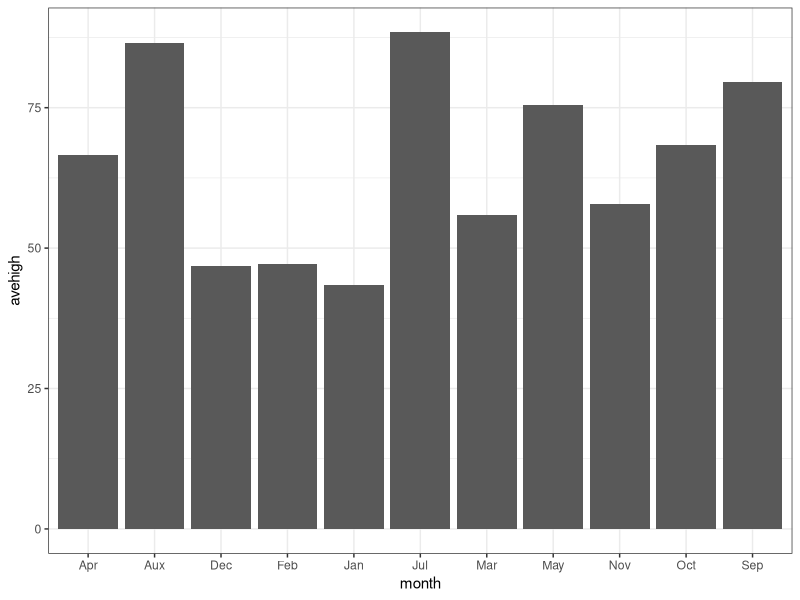
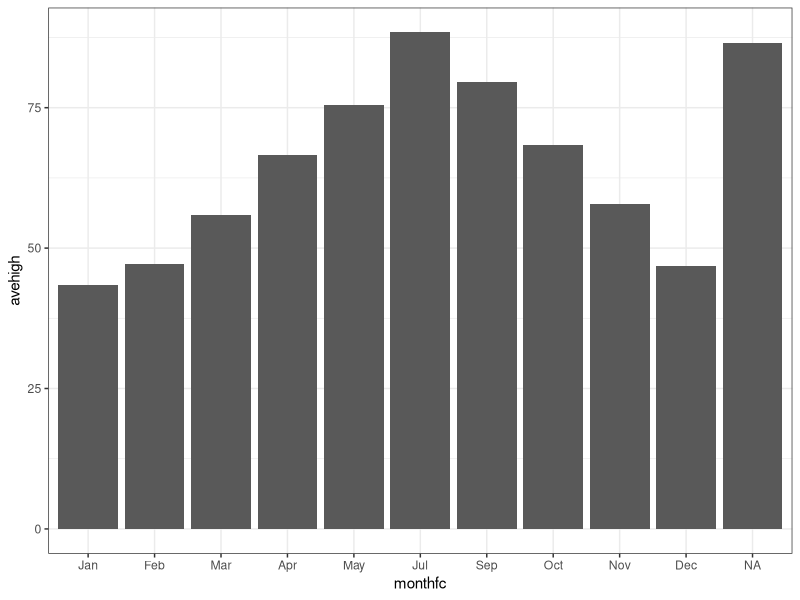
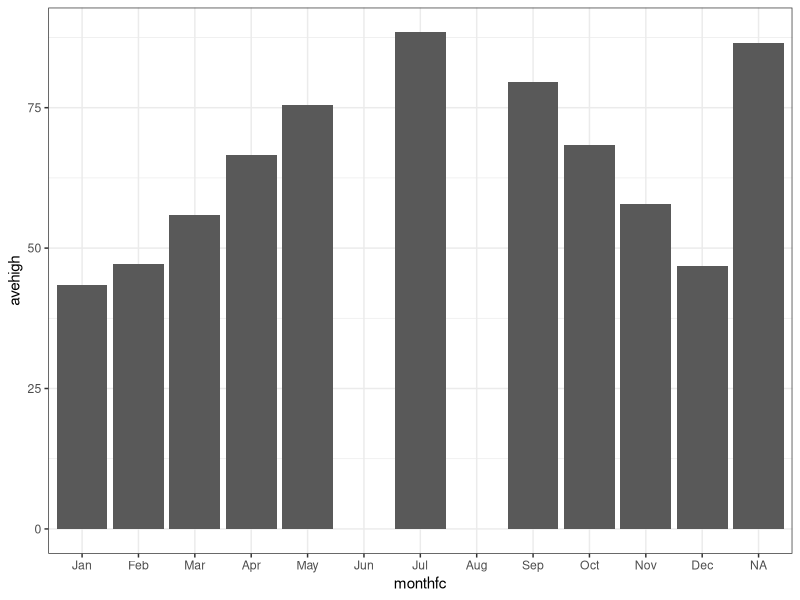
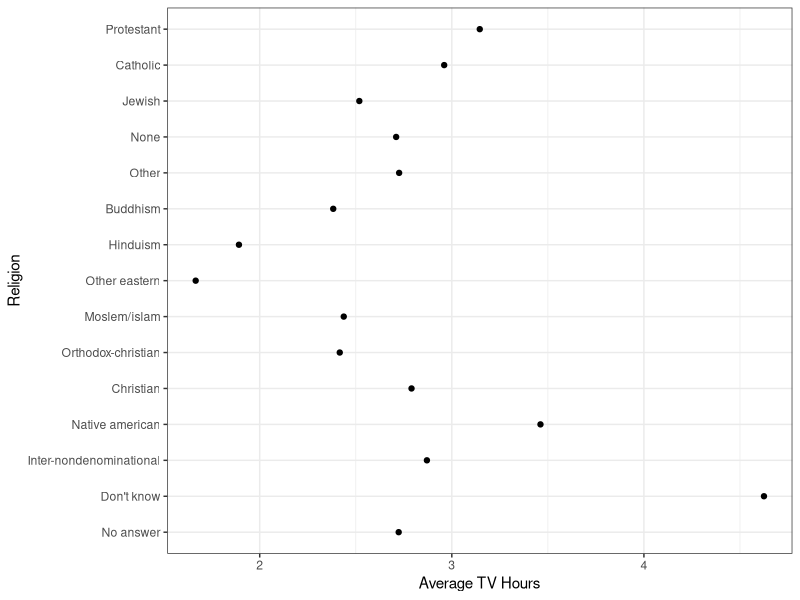
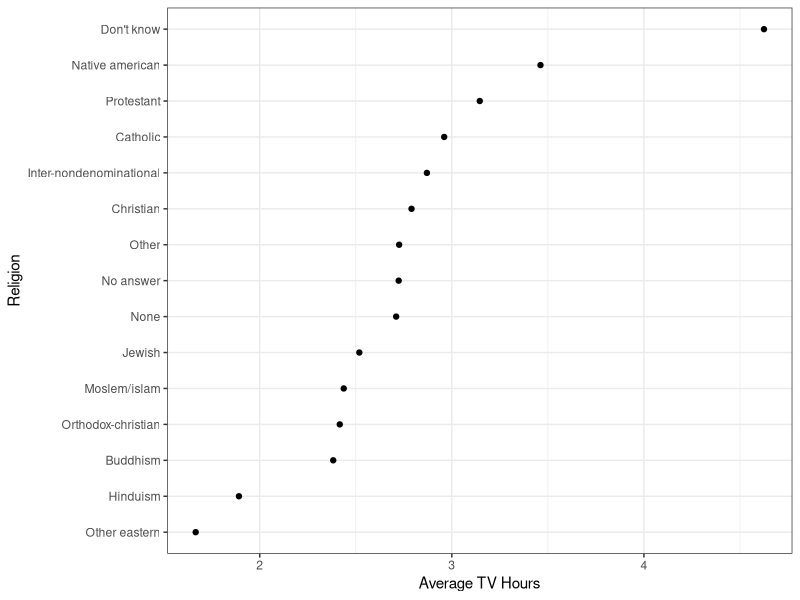
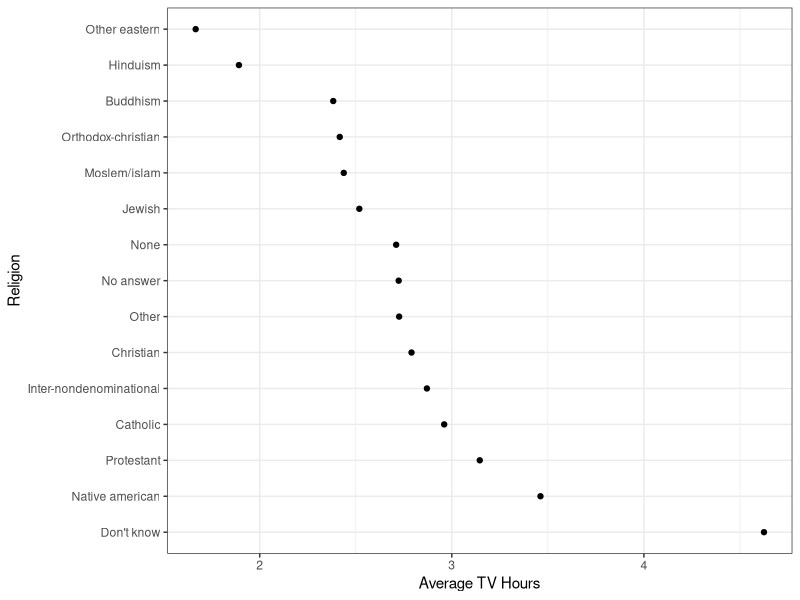

These charts were generated, in order, by the following R code:
## ---- chunk 1
knitr::opts_chunk$set(echo       = TRUE, 
                      fig.height = 3, 
                      fig.width  = 6,
                      fig.align  = "center")
ggplot2::theme_set(ggplot2::theme_bw())
## ---- chunk 2
    library(tidyverse)
    dcclimate <- tribble(~month, ~avehigh,
                         ##----/---------
                         "Jan",  43.4,
                         "Feb",  47.1,
                         "Mar",  55.9,
                         "Apr",  66.6,
                         "May",  75.4,
                         "Jul",  88.4,
                         "Aux",  86.5,
                         "Sep",  79.5,
                         "Oct",  68.4,
                         "Nov",  57.9,
                         "Dec",  46.8)
## ---- chunk 3
    ggplot(dcclimate, aes(x = month, y = avehigh)) +
      geom_col()
## ---- chunk 4
    x  <- c("51", "32", "15", "2", "32")
    xf <- factor(x)
    as.numeric(x)
    as.numeric(xf)
    
    as.numeric("Hello")
    as.numeric(factor("Hello"))
    
    fac1 <- factor(c("x1", "x2", "x3"))
    fac2 <- factor(c("y1", "y2", "y3"))
    c(fac1, fac2)
## ---- chunk 5
    monthvec <- c("Jan", "Feb", "Mar", "Apr", "May", "Jun", 
                  "Jul", "Aug", "Sep", "Oct", "Nov", "Dec")
    dcclimate %>%
      mutate(monthfc = factor(month, levels = monthvec)) ->
      dcclimate
    
    dcclimate %>%
      mutate(monthfc2 = parse_factor(month, levels = monthvec)) ->
      dcclimate
    
    dcclimate$monthfc
## ---- chunk 6
    x <- c("A", "string", "vector", "is", "a", "string", "vector")
    factor(x)
    sort(unique(x))
    parse_factor(x)
## ---- chunk 7
    levels(dcclimate$monthfc)
## ---- chunk 8
    fct_unique(dcclimate$monthfc)
    fct_count(dcclimate$monthfc)
## ---- chunk 9
    nlevels(dcclimate$monthfc)
## ---- chunk 10
    ggplot(dcclimate, aes(x = monthfc, y = avehigh)) +
      geom_col()
## ---- chunk 11
    ggplot(dcclimate, aes(x = monthfc, y = avehigh)) +
      geom_col() +
      scale_x_discrete(drop = FALSE)
## ---- chunk 12
    data(gss_cat)
    glimpse(gss_cat)
## ---- chunk 13
    gss_cat %>%
      group_by(relig) %>%
      summarize(tvhours_mean = mean(tvhours, na.rm = TRUE)) ->
      tvdat
    
    ggplot(tvdat, aes(x = tvhours_mean, y = relig)) +
      geom_point() +
      xlab("Average TV Hours") +
      ylab("Religion")
## ---- chunk 14
    levels(tvdat$relig)
    tvdat %>%
      mutate(relig = fct_reorder(relig, tvhours_mean)) ->
      tvdat
    levels(tvdat$relig)
## ---- chunk 15
    ggplot(tvdat, aes(x = tvhours_mean, y = relig)) +
      geom_point() +
      xlab("Average TV Hours") +
      ylab("Religion")
## ---- chunk 16
    tvdat %>%
      mutate(relig = fct_rev(relig)) %>%
      ggplot(aes(x = tvhours_mean, y = relig)) +
        geom_point() +
        xlab("Average TV Hours") +
        ylab("Religion")
## ---- chunk 17
    ## Moves "None" to first level
    fct_relevel(tvdat$relig, "None") %>%
      levels()
    
    ## Moves "None" to the third level
    fct_relevel(tvdat$relig, "None", after = 2L) %>%
      levels()
    
    ## Moves "None" to the last level
    fct_relevel(tvdat$relig, "None", after = nlevels(tvdat$relig)) %>%
      levels()
    
    ## Returns a warning because "Cthulhuism" is not a level
    fct_relevel(tvdat$relig, "Cthulhuism")
## ---- chunk 18
    levels(gss_cat$partyid)
## ---- chunk 19
    gss_cat %>%
      mutate(partyid = fct_recode(partyid,
                                  "Republican, strong"    = "Strong republican",
                                  "Republican, weak"      = "Not str republican",
                                  "Independent, near rep" = "Ind,near rep",
                                  "Independent, near dem" = "Ind,near dem",
                                  "Democrat, weak"        = "Not str democrat",
                                  "Democrat, strong"      = "Strong democrat"
                                  )) ->
      gss_cat
    levels(gss_cat$partyid)
